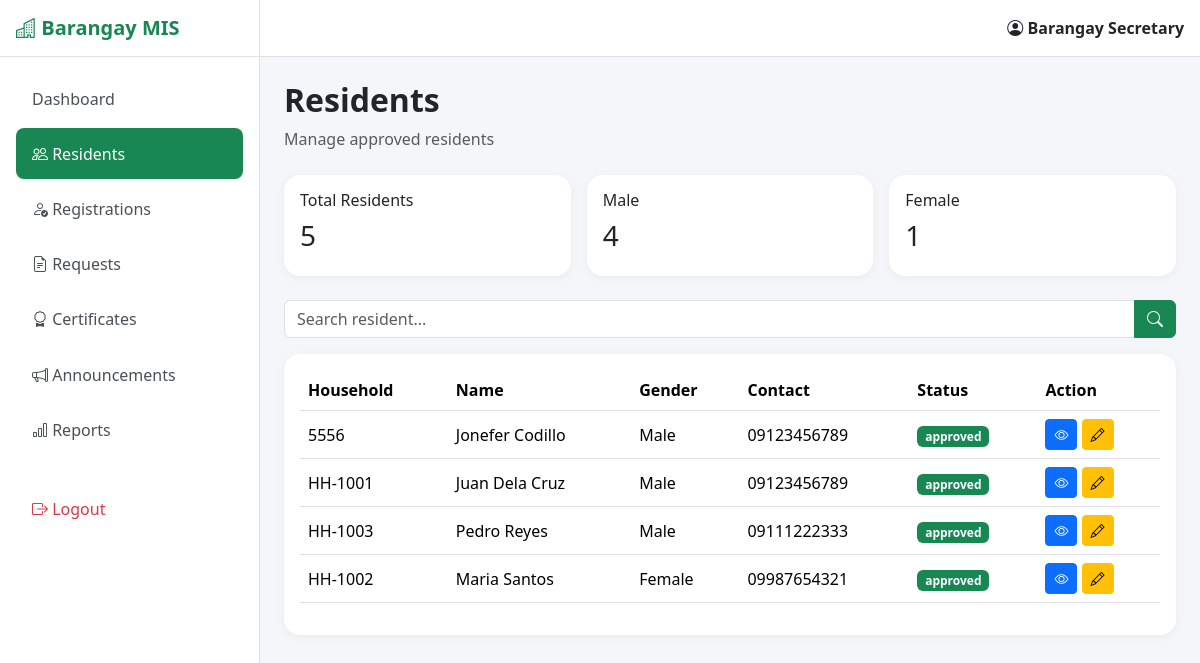
Page /secretary/residents/index.php (signed in) on the committed database.
### tables this page shows
CREATE TABLE `residents` (
  `id` int(11) NOT NULL,
  `user_id` int(11) NOT NULL,
  `household_no` varchar(50) DEFAULT NULL,
  `first_name` varchar(100) NOT NULL,
  `middle_name` varchar(100) DEFAULT NULL,
  `last_name` varchar(100) NOT NULL,
  `suffix` varchar(20) DEFAULT NULL,
  `gender` enum('Male','Female') NOT NULL,
  `birth_date` date NOT NULL,
  `civil_status` varchar(50) DEFAULT NULL,
  `contact_no` varchar(20) DEFAULT NULL,
  `address` text NOT NULL,
  `occupation` varchar(100) DEFAULT NULL,
  `citizenship` varchar(100) DEFAULT 'Filipino',
  `created_at` timestamp NOT NULL DEFAULT current_timestamp(),
  `updated_at` timestamp NOT NULL DEFAULT current_timestamp() ON UPDATE current_timestamp()
);

CREATE TABLE `users` (
  `id` int(11) NOT NULL,
  `full_name` varchar(150) NOT NULL,
  `email` varchar(150) NOT NULL,
  `password_hash` varchar(255) NOT NULL,
  `role` enum('secretary','resident') NOT NULL DEFAULT 'resident',
  `status` enum('pending','approved','rejected') NOT NULL DEFAULT 'pending',
  `created_at` timestamp NOT NULL DEFAULT current_timestamp(),
  `updated_at` timestamp NOT NULL DEFAULT current_timestamp() ON UPDATE current_timestamp()
);

### secretary/residents/index.php (the view, shortened to what this page needs)
<?php
require '../../config/database.php';
$search = $_GET['search'] ?? "";
$total = mysqli_fetch_assoc(mysqli_query($conn, "SELECT COUNT(*) AS total FROM residents"));
$male = mysqli_fetch_assoc(mysqli_query($conn, "SELECT COUNT(*) AS total FROM residents WHERE gender='Male'"));
$female = mysqli_fetch_assoc(mysqli_query($conn, "SELECT COUNT(*) AS total FROM residents WHERE gender='Female'"));
$sql = "
SELECT r.*, u.status
FROM residents r
INNER JOIN users u ON r.user_id = u.id
WHERE u.status='approved'
";
$sql .= " ORDER BY r.last_name ASC";
$result = mysqli_query($conn, $sql);
?>
<!DOCTYPE html>
<html lang="en">
<head>
    <link href="https://cdn.jsdelivr.net/npm/bootstrap@5.3.3/dist/css/bootstrap.min.css" rel="stylesheet">
    <link href="https://cdn.jsdelivr.net/npm/bootstrap-icons@1.11.3/font/bootstrap-icons.min.css" rel="stylesheet">
    <link href="../../assets/css/styles.css" rel="stylesheet">
</head>
<body>
    <?php include '../../includes/secretary_sidebar.php'; ?>
    <div class="main-wrapper">
        <?php include '../../includes/nav.php'; ?>
        <main class="p-4">
            <div class="mb-4">
                <h2 class="fw-bold">Residents</h2>
                <p class="text-muted">Manage approved residents</p>
            </div>
            <div class="row g-3 mb-4">
                <div class="col-md-4">
                    <div class="card dashboard-card">
                        <div class="card-body">
                            <h6>Total Residents</h6>
                            <h3><?= $total['total'] ?></h3>
                        </div>
                    </div>
                </div>
                <div class="col-md-4">
                    <div class="card dashboard-card">
                        <div class="card-body">
                            <h6>Male</h6>
                            <h3><?= $male['total'] ?></h3>
                        </div>
                    </div>
                </div>
                <div class="col-md-4">
                    <div class="card dashboard-card">
                        <div class="card-body">
                            <h6>Female</h6>
                            <h3><?= $female['total'] ?></h3>
                        </div>
                    </div>
                </div>
            </div>
            <form method="GET" class="mb-3">
                <div class="input-group">
                    <input type="text" name="search" class="form-control" placeholder="Search resident..."
                        value="<?= htmlspecialchars($search) ?>">
                    <button class="btn btn-success">
                        <i class="bi bi-search"></i>
                    </button>
                </div>
            </form>
            <div class="card dashboard-card">
                <div class="card-body table-responsive">
                    <table class="table table-hover align-middle">
                        <thead>
                            <tr>
                                <th>Household</th>
                                <th>Name</th>
                                <th>Gender</th>
                                <th>Contact</th>
                                <th>Status</th>
                                <th>Action</th>
                            </tr>
                        </thead>
                        <tbody>
                            <?php while ($row = mysqli_fetch_assoc($result)): ?>
                                <tr>
                                    <td><?= htmlspecialchars($row['household_no']) ?></td>
                                    <td><?= htmlspecialchars($row['first_name'] . ' ' . $row['last_name']) ?></td>
                                    <td><?= htmlspecialchars($row['gender']) ?></td>
                                    <td><?= htmlspecialchars($row['contact_no']) ?></td>
                                    <td>
                                        <span class="badge bg-success">
                                            <?= $row['status'] ?>
                                        </span>
                                    </td>
                                    <td>
                                        <button class="btn btn-sm btn-primary" data-bs-toggle="modal"
                                            data-bs-target="#viewModal<?= $row['id'] ?>">
                                            <i class="bi bi-eye"></i>
                                        </button>
                                        <button class="btn btn-sm btn-warning" data-bs-toggle="modal"
                                            data-bs-target="#editModal<?= $row['id'] ?>">
                                            <i class="bi bi-pencil"></i>
                                        </button>
                                    </td>
                                </tr>
                            <?php endwhile; ?>
                        </tbody>
                    </table>
                </div>
            </div>
        </main>
    </div>
</body>
</html>

### assets/css/styles.css (style rules this page uses)
:root { --sidebar-width: 260px; --brand-color: #198754; }
body { background: #f4f6f9; overflow-x: hidden; }
.main-wrapper { margin-left: var(--sidebar-width); width: calc(100% - var(--sidebar-width)); min-height: 100vh; transition: all 0.3s ease; }
.dashboard-card { border: none; border-radius: 16px; box-shadow: 0 2px 10px rgba(0, 0, 0, 0.05); }

### rows in the picture
residents: household_no "5556", first_name+last_name "Jonefer Codillo", gender "Male", contact_no "09123456789", user.status "approved"
residents: household_no "HH-1001", first_name+last_name "Juan Dela Cruz", gender "Male", contact_no "09123456789", user.status "approved"
residents: household_no "HH-1003", first_name+last_name "Pedro Reyes", gender "Male", contact_no "09111222333", user.status "approved"
residents: household_no "HH-1002", first_name+last_name "Maria Santos", gender "Female", contact_no "09987654321", user.status "approved"

### other values in the picture
$_SESSION['full_name'] "Barangay Secretary"
$total['total'] "5"
$male['total'] "4"
$female['total'] "1"
